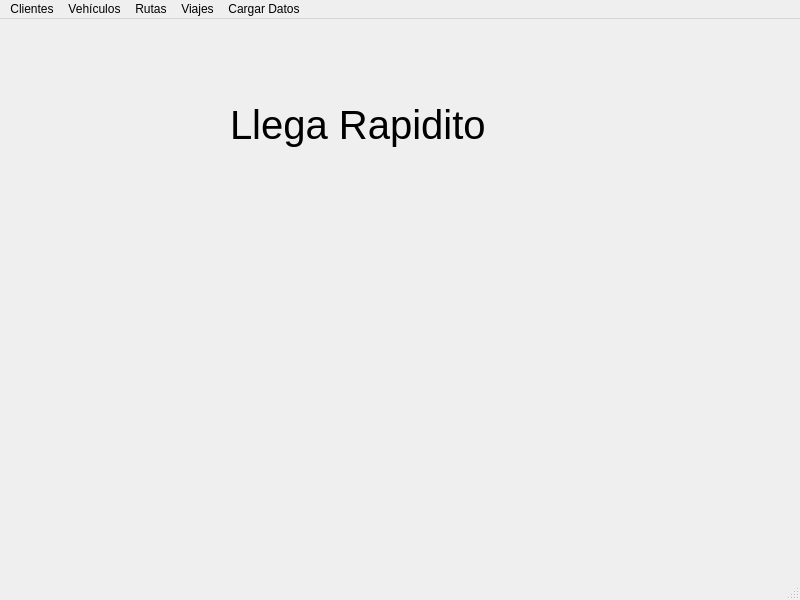
<?xml version="1.0" encoding="UTF-8"?>
<ui version="4.0">
 <class>MainWindow</class>
 <widget class="QMainWindow" name="MainWindow">
  <property name="geometry">
   <rect>
    <x>0</x>
    <y>0</y>
    <width>800</width>
    <height>600</height>
   </rect>
  </property>
  <property name="windowTitle">
   <string>MainWindow</string>
  </property>
  <widget class="QWidget" name="centralwidget">
   <widget class="QLabel" name="label">
    <property name="geometry">
     <rect>
      <x>230</x>
      <y>60</y>
      <width>321</width>
      <height>91</height>
     </rect>
    </property>
    <property name="font">
     <font>
      <family>Ubuntu</family>
      <pointsize>30</pointsize>
     </font>
    </property>
    <property name="text">
     <string>Llega Rapidito</string>
    </property>
   </widget>
  </widget>
  <widget class="QMenuBar" name="menubar">
   <property name="geometry">
    <rect>
     <x>0</x>
     <y>0</y>
     <width>800</width>
     <height>28</height>
    </rect>
   </property>
   <widget class="QMenu" name="menuClientes">
    <property name="title">
     <string>Clientes</string>
    </property>
    <addaction name="action_crear_clt"/>
    <addaction name="action_modificar_clt"/>
    <addaction name="action_eliminar_clt"/>
    <addaction name="action_info_clt"/>
    <addaction name="action_graficar_clt"/>
   </widget>
   <widget class="QMenu" name="menuVeh_culos">
    <property name="title">
     <string>Vehículos</string>
    </property>
    <addaction name="action_crear_vhcl"/>
    <addaction name="action_modificar_vhcl"/>
    <addaction name="action_eliminar_vhcl"/>
    <addaction name="action_info_vhcl"/>
    <addaction name="action_graficar_vhcl"/>
   </widget>
   <widget class="QMenu" name="menuRutas">
    <property name="title">
     <string>Rutas</string>
    </property>
    <addaction name="action_graficar_rts"/>
   </widget>
   <widget class="QMenu" name="menuViajes">
    <property name="title">
     <string>Viajes</string>
    </property>
    <addaction name="action_crear_vj"/>
    <addaction name="action_graficar_vj"/>
   </widget>
   <widget class="QMenu" name="menuCargar_Datos">
    <property name="title">
     <string>Cargar Datos</string>
    </property>
    <addaction name="action_cargar_clientes"/>
    <addaction name="action_cargar_vehiculos"/>
    <addaction name="action_cargar_rutas"/>
   </widget>
   <addaction name="menuClientes"/>
   <addaction name="menuVeh_culos"/>
   <addaction name="menuRutas"/>
   <addaction name="menuViajes"/>
   <addaction name="menuCargar_Datos"/>
  </widget>
  <widget class="QStatusBar" name="statusbar"/>
  <action name="action_cargar_clientes">
   <property name="text">
    <string>Cargar Clientes</string>
   </property>
  </action>
  <action name="action_cargar_vehiculos">
   <property name="text">
    <string>Cargar Vehículos</string>
   </property>
  </action>
  <action name="action_cargar_rutas">
   <property name="text">
    <string>Cargar Rutas</string>
   </property>
  </action>
  <action name="action_crear_clt">
   <property name="text">
    <string>Crear</string>
   </property>
  </action>
  <action name="action_modificar_clt">
   <property name="text">
    <string>Modificar</string>
   </property>
  </action>
  <action name="action_eliminar_clt">
   <property name="text">
    <string>Eliminar</string>
   </property>
  </action>
  <action name="action_info_clt">
   <property name="text">
    <string>Mostrar información</string>
   </property>
  </action>
  <action name="action_graficar_clt">
   <property name="text">
    <string>Graficar</string>
   </property>
  </action>
  <action name="action_crear_vhcl">
   <property name="text">
    <string>Crear</string>
   </property>
  </action>
  <action name="action_modificar_vhcl">
   <property name="text">
    <string>Modificar</string>
   </property>
  </action>
  <action name="action_eliminar_vhcl">
   <property name="text">
    <string>Eliminar</string>
   </property>
  </action>
  <action name="action_info_vhcl">
   <property name="text">
    <string>Mostrar información</string>
   </property>
  </action>
  <action name="action_graficar_vhcl">
   <property name="text">
    <string>Graficar</string>
   </property>
  </action>
  <action name="action_graficar_rts">
   <property name="text">
    <string>Graficar</string>
   </property>
  </action>
  <action name="action_crear_vj">
   <property name="text">
    <string>Crear</string>
   </property>
  </action>
  <action name="action_graficar_vj">
   <property name="text">
    <string>Graficar</string>
   </property>
  </action>
 </widget>
 <resources/>
 <connections/>
</ui>
